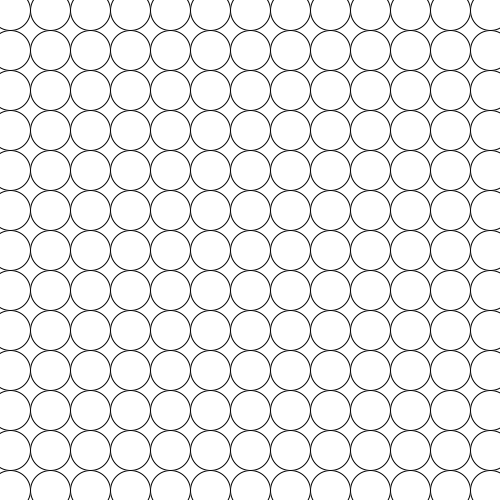
Frame 1 (no input)
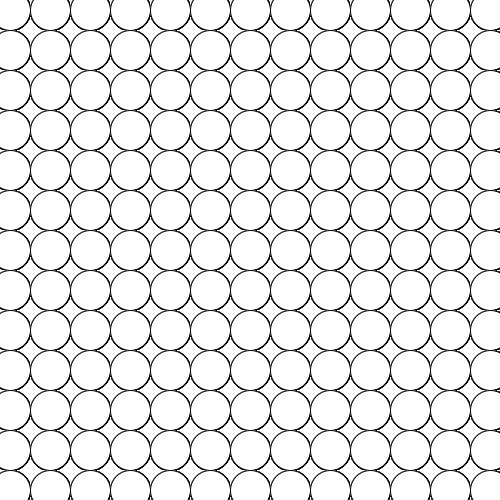
Frame 60 (the mouse pressed at the canvas centre just before this capture)
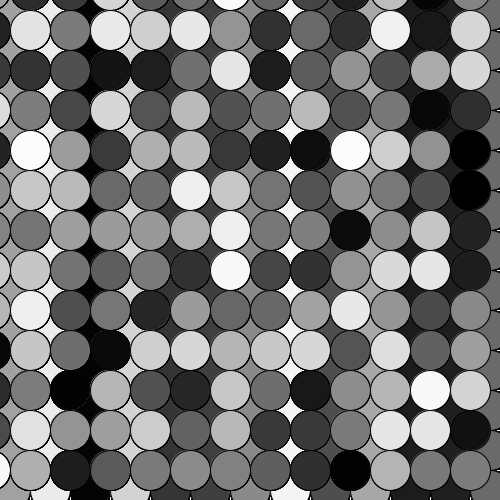
Frame 120 (the mouse held since frame 60 and released just before this capture)

The Processing sketch that drew these frames (run headless with seeded random() and noise(); from frame 60 on, the mouse is pressed at the canvas centre):

// Processing sketch: processing_38143
// ── processing_38143.pde

void setup() {
  size(500, 500);
  smooth();
  colorMode(HSB, 100);
  background(100);
}

void draw() {
  for (int x = 0; x <=  500; x= x+40) {
    for (int y = 0; y <= 500; y = y+40) {

     
      ellipse(x+10, y+10, 40, 40);//creates the first layer of circles
    }
    if (mousePressed==true) {
      for (int a = 0; a <=  500; a= a+40) {
        for (int b = 0; b <= 500; b = b+40) {
          fill(random(100));//fills circles with random grayscale
          ellipse(a-10, b-10, 40, 40);//creates the underlay of varying grayscale
        }
      }
    }
  }
}

//Drawing Machine
//The code results in a "machine" that draws a composition following a set of rules;
//1.create and shift two sets of circles within a grid
//2.with the click of the mouse change the circles grayscale
//3.with the same click disperse grayscale to underlay
